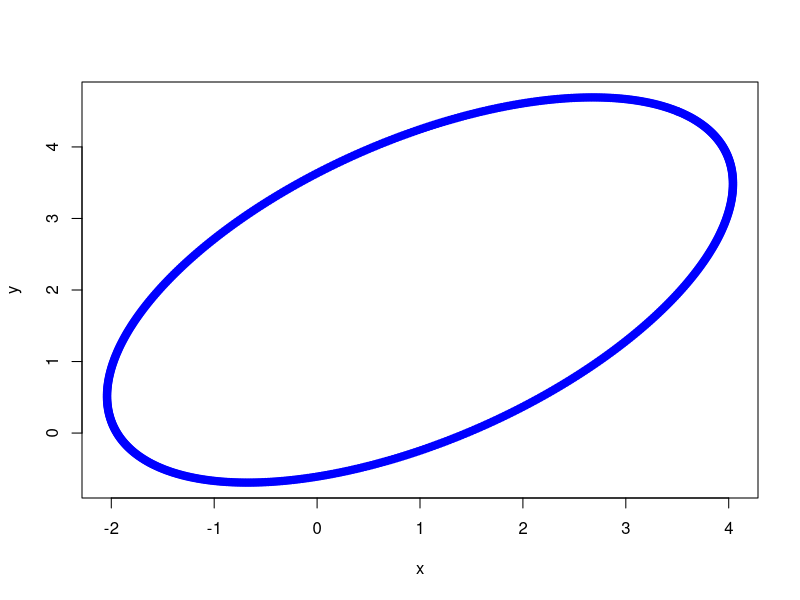

This figure's R source: (Note: this script raises an error after producing the figure.)
## ---- chunk 1
knitr::opts_chunk$set(echo = TRUE)
## ---- chunk 2
xc <- 1    ### center x_c or h
yc <- 2    ### y_c or k

a<- 5      ## major axis length
b<- 2      ## minor axis length

phi <- pi/3 ## angle of major axis with x axis phi or tau

t<-seq(0,2*pi,0.01)

x<-xc+a*cos(t)*cos(phi) - b*sin(t)*sin(phi)

y<-yc+a*cos(t)*cos(phi) + b*sin(t)*cos(phi)

plot(x,y,pch=19,col='blue')
## ---- chunk 3

df=data.frame(x=x,y=y)
df_scale = scale(df)

sd(df_scale[,2])

## ---- chunk 4

## eigen values and vectors
e=eigen(cor(df_scale))

e$values
e$vectors



e=eigen(cor(stock %>% select(-Date,-SAMSUNG)))
## ---- chunk 5
##PCS 
pcs=df_scale %*% e$vectors

var(pcs[,2])
cor(pcs)

plot(pcs[,1],pcs[,2])

range(df_scale[,1])
1.414065 + 1.411554

plot(df_scale)

plot(df_scale[,1],df_scale[,2])

diff(range(df_scale[,1]))  #variation in x axis
diff(range(pcs[,1]))


## ---- chunk 6

### case 1
pcs_case1=pcs

pcs_case1[,2]=0

df_rec1 = pcs_case1 %*% t(e$vectors)

{{plot(df_scale[,1],df_scale[,2])
  lines(df_rec1[,1],df_rec1[,2],col='red')}}

## ---- chunk 7

### case 2

pcs_case2=pcs

pcs_case2[,1]=0

df_rec2 = pcs_case2 %*% t(e$vectors)

{{plot(df_scale[,1],df_scale[,2])
  lines(df_rec1[,1],df_rec1[,2],col='red')
  lines(df_rec2[,1],df_rec2[,2],col='green')
  }}



## ---- chunk 8

xc <- 1    ### center x_c or h
yc <- 2    ### y_c or k

a<- runif(5,1,5)      ## major axis length
b<- runif(5,1,5)       ## minor axis length

phi <- 3 ## angle of major axis with x axis phi or tau

t<-seq(0,5,0.01)

x<-xc+a*cos(t)*cos(phi) - b*sin(t)*sin(phi)

y<-yc+a*cos(t)*cos(phi) + b*sin(t)*cos(phi)

plot(x,y,pch=19,col='blue')

## ---- chunk 9

x=seq(1,100)

y=x+runif(100,1,50)
plot(x,y,type='l')

## ---- chunk 10
df_scale1 = scale(data.frame(x=x,y=y))
psc=df_scale %*% eigen(cor(df_scale))$vectors


pcs_case1=pcs
pcs_case1[,2]=0

df_rec1 = pcs_case1 %*% t(eigen(cor(df_scale))$vectors)


{{
  plot(df_scale1)
  lines(df_rec1,col='red')
}}



error = df_scale[,2] - df_rec1[,2]

plot(error,type = 'l')

plot(df_scale - df_rec1)
## ---- chunk 11
org=5000 *72
rec = 5000*5+5*5
rec/org *100




## ---- chunk 12
stocks_sub= stock %>% select(-Date,-SAMSUNG)
dim(stocks_sub)  ##10 input variable

pcs = prcomp(stocks_sub, scale. = T)
names(pcs)

View(pcs$x)         ###principal Components
dim(pcs$x)

View(pcs$rotation)  ###Eigen vector
dim(pcs$rotation)

View(pcs$sdev)      ###SD of PCS or square root of eigen values
dim(pcs$x) 

pcs$scale           ## standard deviation of input data before scaling

pcs$center          ## mean of input variable


plot(pcs)        #### Variance of individual principal components

screeplot(pcs, type='lines')

plot()
## ---- chunk 13
plot(cumsum(pcs$sdev / sum(pcs$sdev)*100),type="l")

var(pcs$x)


